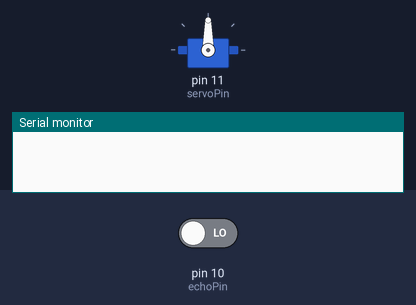
The sketch below on a simulated Arduino Uno, built with avr-gcc and run on an emulated ATmega328P. Parts: servo, the last lines printed to the serial monitor. Inputs (shaded band) come from the test bench; at power-on: pin 10 (echoPin) LOW.

Above: at 0.05 s.
At 3.05 s:
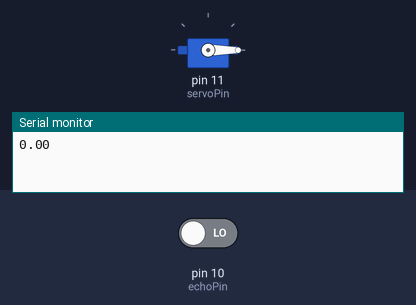
Timing chart, 0 to 7.1 s (numbered marks = the images above):
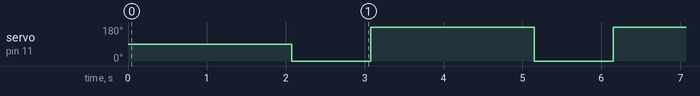

The sketch:

UltaSonicAndServos.ino
```cpp
#include <Servo.h>
int servoPin = 11;
int echoPin = 10;
int triggerPin = 9;
Servo sv;
int dt = 25;
int pause = 1000;


void setup() {
  // put your setup code here, to run once:
  Serial.begin(9600);
  sv.attach(servoPin);
  pinMode(echoPin,INPUT);
  pinMode(triggerPin,OUTPUT);
  sv.write(90);
}

void loop() {
  // put your main code here, to run repeatedly:
  digitalWrite(triggerPin,LOW);
  delay( dt);
  digitalWrite(triggerPin,HIGH);
  delay(dt);
  digitalWrite(triggerPin,LOW);
  delay(dt);

  float Time = pulseIn(echoPin,HIGH);
  delay(pause);
  float distance = 760.0 * 63360.0 * Time / (3.6E+9 * 2.0);
  Serial.println(distance);

  if (distance < 5.0) {
    sv.write(0);
    delay(pause);
    sv.write(180);
  } else {
    sv.write(90);
    delay(pause);
  }

}
```

Measured:
- by itself, servo on pin 11 (servoPin): alternates 180° for 2.1 s and 0° for 1.0 s
